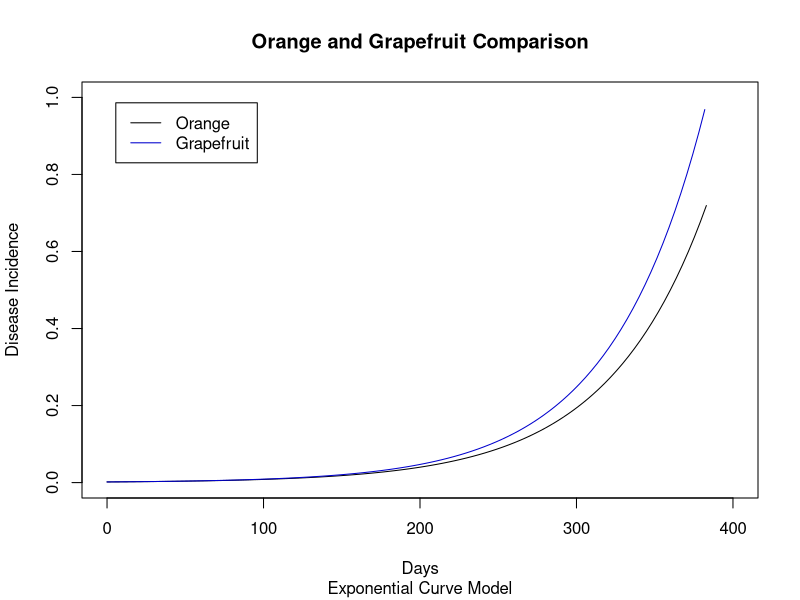
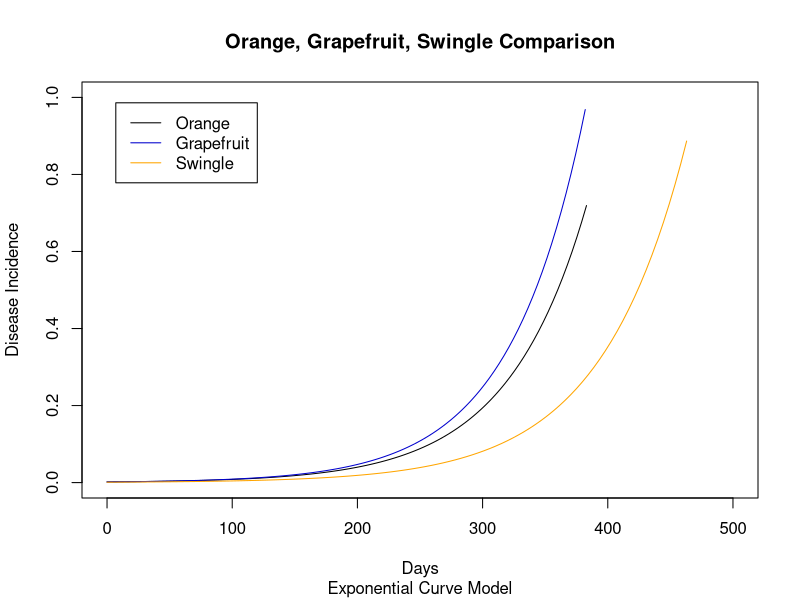

Write R code to recreate these figures, in order.
#Modeling citrus canker using growth curves

##Set up function
plot2 <- function(y1,y2,r1,r2,max1,max2){
  # The first curve
  curve(
          y1*exp(r1*x),
          from=0,
          to=max1,
          add=FALSE,
          lty=1,
          xlab='Days',
          ylab='Disease Incidence',
          col='black',
          xlim=c(0,400),
          ylim=c(0,1)
  )
  # The second curve
  curve(y2*exp(r2*x),
          from=0,
          to=max2,
          add=TRUE,
          lty=1,
          col='mediumblue'
  )
}
##Run the function plot2
plot2(0.0017,0.0017,0.01579,0.01661,383,382);
##Creates title for the graph and subtitle at bottom
title(main="Orange and Grapefruit Comparison",
  sub="Exponential Curve Model")
##Creates legend in upper left corner
legend(
  "topleft",
  c("Orange","Grapefruit"),
  lty=c(1),
  col=c("black","mediumblue"),
  inset=0.05
)

#Plotting three exponential curves.

##Set up function
plot3 <- function(y1,y2,y3,r1,r2,r3,max1,max2,max3){
  # The first curve
  curve(y1*exp(r1*x),
          from=0,
          to=max1,
          add=FALSE,
          lty=1,
          xlab='Days',
          ylab='Disease Incidence',
          col='black',
          xlim=c(0,500),
          ylim=c(0,1)
  )
  # The second curve
  curve(y2*exp(r2*x),
          from=0,
          to=max2,
          add=TRUE,
          lty=1,
          col='mediumblue'
  )
  # The third curve
  curve(y3*exp(r3*x),
          from=0,
          to=max3,
          add=TRUE,
          lty=1,
          col='orange'
  )
}
##Run the function plot3
plot3(0.0017,0.0017,0.001,0.01579,0.01661,0.01466,383,382,463);
##Creates title for the graph and subtitle at bottom
title(
  main="Orange, Grapefruit, Swingle Comparison",
  sub="Exponential Curve Model"
)
##Creates legend in upper left corner
legend(
  "topleft",
  c("Orange","Grapefruit","Swingle"),
  lty=c(1),
  col=c("black","mediumblue","orange"),
  inset=0.05
)

